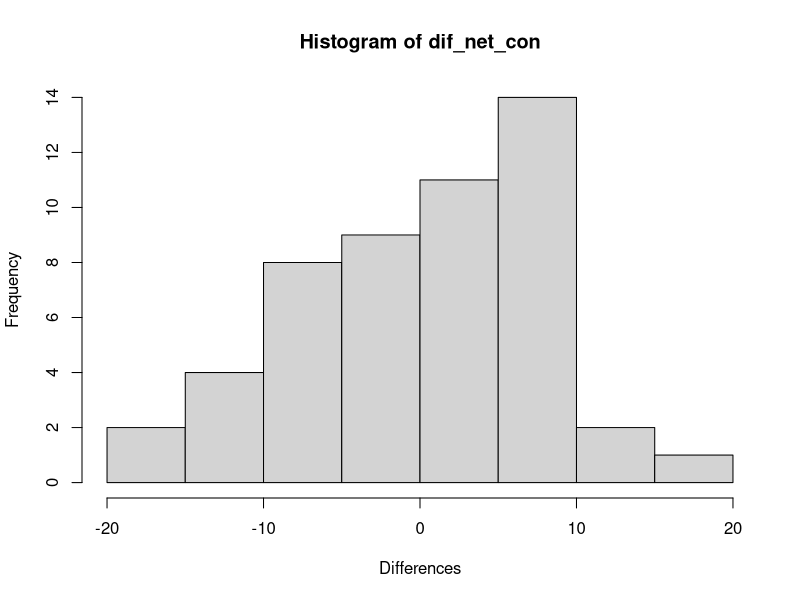
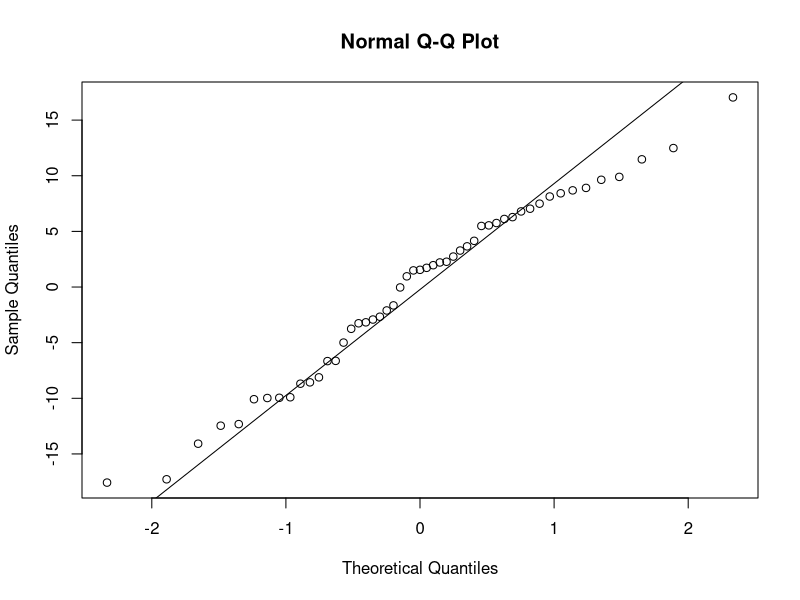
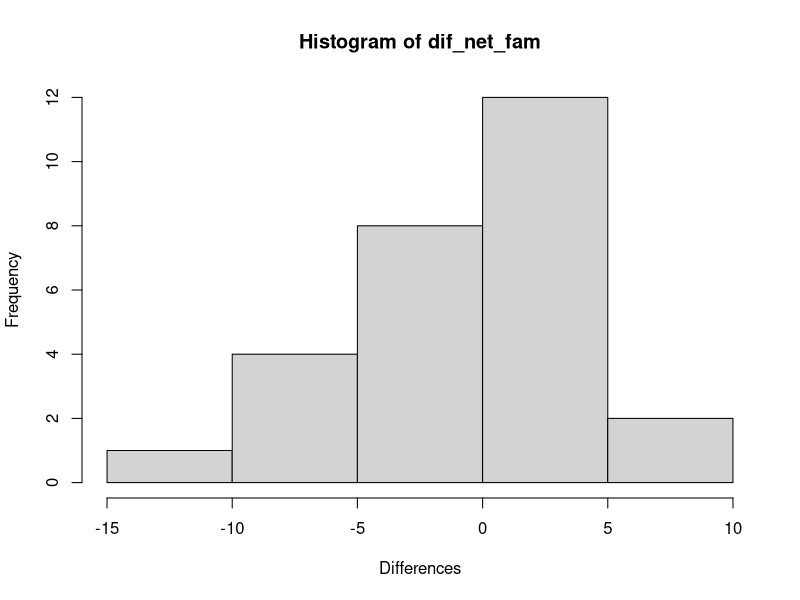
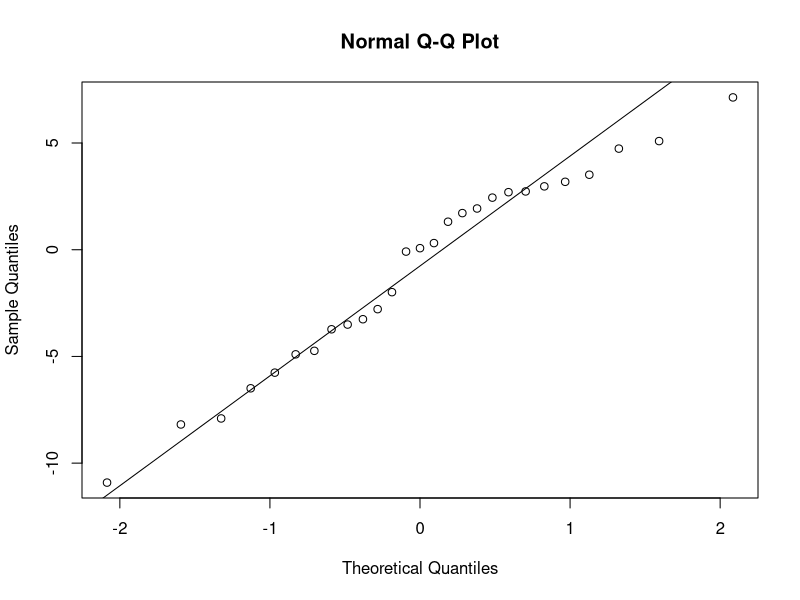
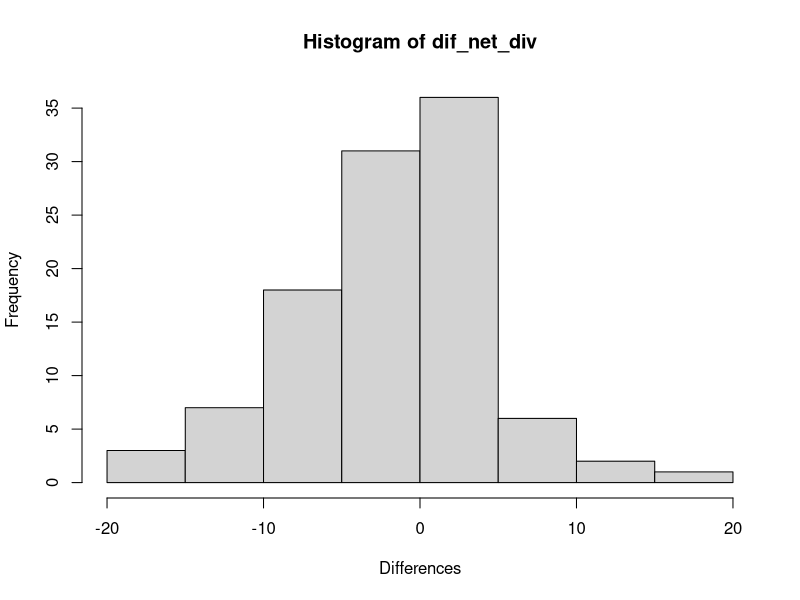
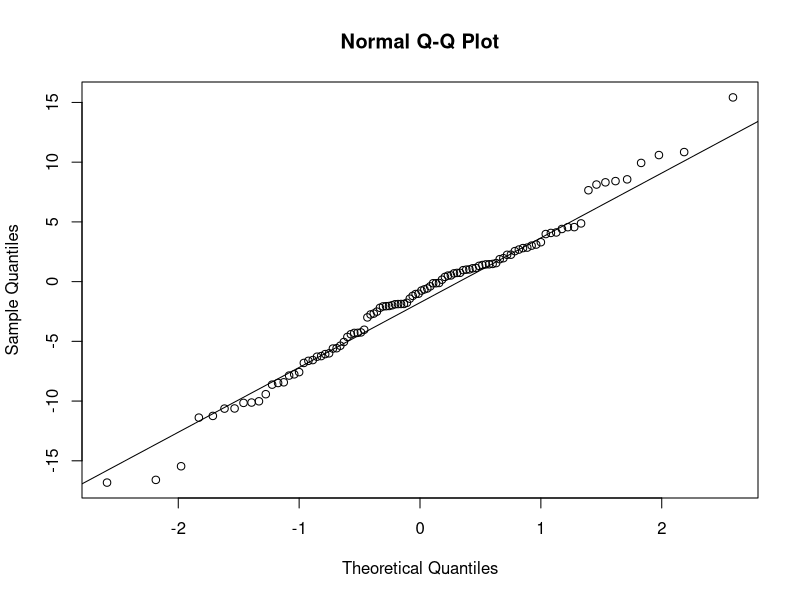
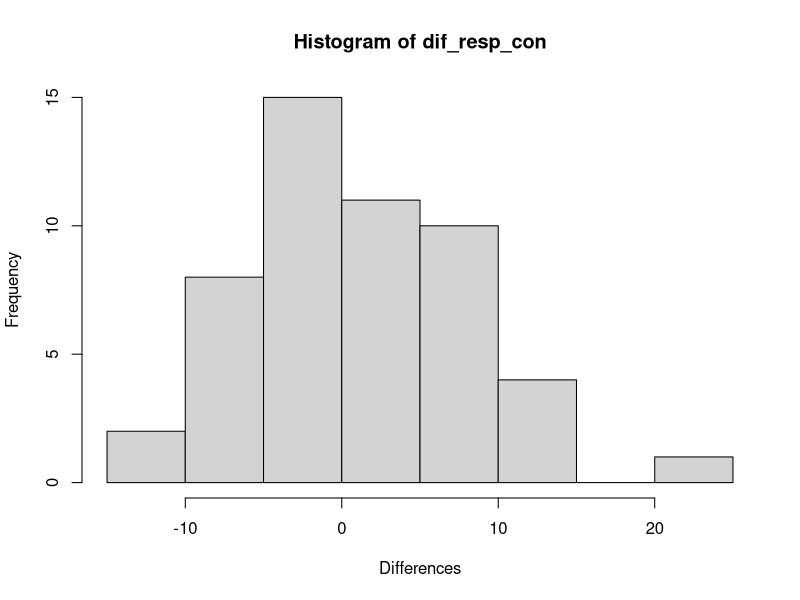
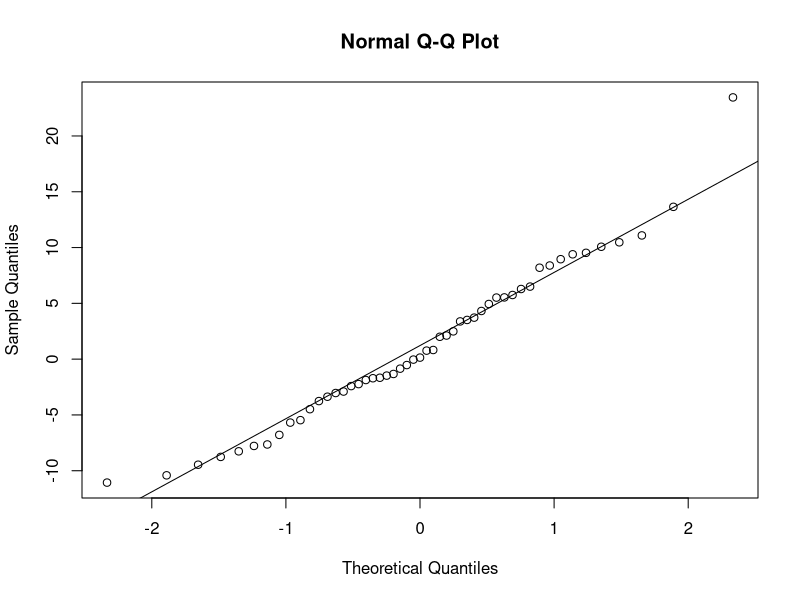

The R source for these figures, in order: (Note: this script raises an error after producing the figures.)
## ---- chunk 1
library(tidyverse)
library(nlme)
library(rstatix)
library(ggpubr)
library(ggtext)
library(ggrepel)
library(patchwork)
## ---- chunk 2
#outlier exlusion in conspecific incubations (family and biomass incubations no outliers detected)

#O2 meausrements
Data <- read.csv("Data/All_expectedvalues.csv")

Day14 <- Data %>% filter(day =="14")
Day14<- Day14 %>%
  filter(fragment_ID != "AmuD1_AmuB2_AmuA3" & fragment_ID != "SpiA4_SpiB1_SpiD2")

Day5 <- Data %>% filter(day =="5")
Day5<- Day5 %>%
  filter(fragment_ID != "PloB3_PloC3_PloD3")

Data_sub <- Data %>% filter(day != "14" & day != "5")

Data <- rbind(Day14, Day5, Data_sub)

# calcification measurements
# important to delete minus values in expected calc, otherwise relative difference in percentage is wrong
Data_calc <- read.csv("Data/All_expectedvalues.csv")

Day14_calc <- Data_calc %>% filter(day =="14")
Day14_calc<- Day14_calc %>%
  filter(fragment_ID != "AmuD2_AmuB4_AmuA1" & fragment_ID != "AmuD1_AmuB2_AmuA3" & fragment_ID != "AcyB1_AcyD2_AcyA3" & fragment_ID != "PruD4_PruE2_PruA3" & fragment_ID != "PdaA1_PdaB2_PdaD4" & fragment_ID != "AcyB3_AcyD3_AcyA1")

Day5 <- Data %>% filter(day =="5")
Day5_calc<- Day5 %>%
  filter(fragment_ID != "AcyB1_AcyD1_AcyA1")

Day6_calc <- Data_calc %>%  filter(day == "6")
Day6_calc <- Day6_calc %>%  filter(fragment_ID != "PloB3_PcyB4_PruD4")

Data_sub_calc <- Data %>% filter(day != "14" & day != "5"& day != "6")

Data_calc <- rbind(Day6_calc, Day14_calc, Day5_calc, Data_sub_calc)

rm(Data_sub, Data_sub_calc)
## ---- chunk 3
#outlier exclusion in diversity incubations (family and biomass incubations no outliers detected

#O2 measurements
Day13 <- Data %>% filter(day =="13")
Day13<- Day13 %>% filter(fragment_ID != "SpiB2_AcyD2_PcyC3" )

Day9 <- Data %>% filter(day =="9")
Day9<- Day9 %>% filter(fragment_ID != "PdaA2_AmuD2_PruD3" & fragment_ID != "PveF1_MdiC1_PcyB1")

Day7 <- Data %>% filter(day =="7")
Day7<- Day7 %>% filter(fragment_ID != "PdaB4_AcyD3_PcyC4")

Data_sub <- Data %>% filter(day != "13" & day != "9" & day != "7")

Data <- rbind(Day13, Day9, Day7, Data_sub)

# calcification measurements
Day7_calc <- Data_calc %>% filter(day =="7")
Day7_calc<- Day7_calc %>%filter(fragment_ID != "PdaD1_AcyA1_PcyA1")

Day13_calc <- Data_calc %>% filter(day =="13")
Day13_calc<- Day13_calc %>%filter(fragment_ID != "PdaD1_AmuA1_PloD1")

Data_sub_calc <- Data_calc %>%  filter(day != "7" & day != "13")

Data_calc <- rbind(Day7_calc, Day13_calc, Data_sub_calc)
## ---- chunk 4
#((100/ exp)* net_obs) -100, rewritten it is ((net_obs/exp)*100)-100, is the same as ((net_obs/exp)-1)*100, is the same as ((net_obs-exp)/exp)*100 as exp cut out(rauskürzen)

Data$exp_obs_net_photo <- with(Data, Data$net_photo_h_surface - Data$exp_Net_photo_ug_h_cm2)
Data$exp_obs_net_photo_perc <- with(Data, ((100 / Data$exp_Net_photo_ug_h_cm2) * Data$net_photo_h_surface)-100)
Data$exp_obs_net_photo_perc <- round(Data$exp_obs_net_photo_perc, 6)

Data$exp_obs_gross_photo <- with(Data, Data$gross_photo_h_surface - Data$exp_Gross_photo_ug_h_cm2)
Data$exp_obs_gross_photo_perc <- with(Data, ((100 / Data$exp_Gross_photo_ug_h_cm2) * Data$gross_photo_h_surface)-100)
Data$exp_obs_gross_photo_perc <- round(Data$exp_obs_gross_photo_perc, 6)

Data$exp_obs_respiration <- with(Data, Data$respiration_h_surface - Data$exp_Resp_ug_h_cm2)
Data$exp_obs_respiration_perc <- with(Data, ((100 / Data$exp_Resp_ug_h_cm2) * Data$respiration_h_surface)-100)
Data$exp_obs_respiration_perc <- round(Data$exp_obs_respiration_perc, 6)

Data_calc$exp_obs_calc <- with(Data_calc, Data_calc$calc_umol_cm2_h - Data_calc$exp_Calc_umol_h_cm2)
Data_calc$exp_obs_calc_perc <- with(Data_calc, ((100 / Data_calc$exp_Calc_umol_h_cm2) * Data_calc$calc_umol_cm2_h)-100)
Data_calc$exp_obs_calc_perc <- round(Data_calc$exp_obs_calc_perc, 6)
## ---- chunk 5
#Get dataframe melted and split into conspecific, family and diversity (mixed) dataframes

# Net photo
Net_m <- Data %>%  dplyr::select("category", "colony", "net_photo_h_surface", "species", "family") %>%
        mutate(Label = as.factor("Net Photo")) %>%
        rename(Netphoto = net_photo_h_surface)

ExpNet_m <- Data %>%  dplyr::select("category", "colony", "exp_Net_photo_ug_h_cm2", "species", "family") %>%
        mutate(Label = as.factor("ExpNet Photo")) %>%
        rename(Netphoto =exp_Net_photo_ug_h_cm2)

Net_melt <- rbind(Net_m, ExpNet_m)

Net_con <- Net_melt %>%  filter(category == "conspecific")
Net_fam <- Net_melt %>%  filter(category == "family")
Net_div <- Net_melt %>%  filter(category == "mix")

rm(Net_m, ExpNet_m)

# Gross photo
Gross_m <- Data %>%  dplyr::select("category", "colony", "gross_photo_h_surface", "species", "family") %>%
        mutate(Label = as.factor("Gross Photo")) %>%
        rename(Grossphoto = gross_photo_h_surface)

ExpGross_m <- Data %>%  dplyr::select("category", "colony", "exp_Gross_photo_ug_h_cm2", "species", "family") %>%
        mutate(Label = as.factor("ExpGross Photo")) %>%
        rename(Grossphoto =exp_Gross_photo_ug_h_cm2)

Gross_melt <- rbind(Gross_m, ExpGross_m)

Gross_con <- Gross_melt %>%  filter(category == "conspecific")
Gross_fam <- Gross_melt %>%  filter(category == "family")
Gross_div <- Gross_melt %>%  filter(category == "mix")

rm(Gross_m, ExpGross_m)

# Respiration
Resp_m <- Data %>%  dplyr::select("category", "colony", "respiration_h_surface", "species", "family") %>%
        mutate(Label = as.factor("Resp")) %>%
        rename(Resp = respiration_h_surface)

ExpResp_m <- Data %>%  dplyr::select("category", "colony", "exp_Resp_ug_h_cm2", "species", "family") %>%
        mutate(Label = as.factor("ExpResp")) %>%
        rename(Resp =exp_Resp_ug_h_cm2)

Resp_melt <- rbind(Resp_m, ExpResp_m)

Resp_con <- Resp_melt %>%  filter(category == "conspecific")
Resp_fam <- Resp_melt %>%  filter(category == "family")
Resp_div <- Resp_melt %>%  filter(category == "mix")

rm(Resp_m,ExpResp_m)

# Calcification
Calc_m <- Data_calc %>%  dplyr::select("category", "colony", "calc_umol_cm2_h", "species", "family") %>%
        mutate(Label = as.factor("Calc")) %>%
        rename(Calc = calc_umol_cm2_h)

ExpCalc_m <- Data_calc %>%  dplyr::select("category", "colony", "exp_Calc_umol_h_cm2", "species", "family") %>%
        mutate(Label = as.factor("ExpCalc")) %>%
        rename(Calc =exp_Calc_umol_h_cm2)

Calc_melt <- rbind(Calc_m, ExpCalc_m)

Calc_con <- Calc_melt %>%  filter(category == "conspecific")
Calc_fam <- Calc_melt %>%  filter(category == "family")
Calc_div <- Calc_melt %>%  filter(category == "mix")

rm(Calc_m, ExpCalc_m)
## ---- chunk 6
# check requirements for paired t-test

# Preconditions check normality of differences in paired t test.
# Homogeneity of variance is not important for paired t test 
# Does the differences of the pairs follow a normal distribution? P >0.05

# Net -> assumptions are met
dif_net_con <- with(Net_con, Netphoto[Label == "Net Photo"] - Netphoto[Label == "ExpNet Photo"])
dif_net_fam <- with(Net_fam, Netphoto[Label == "Net Photo"] - Netphoto[Label == "ExpNet Photo"])
dif_net_div <- with(Net_div, Netphoto[Label == "Net Photo"] - Netphoto[Label == "ExpNet Photo"])

shapiro.test(dif_net_con) # test = normal
hist(dif_net_con,xlab='Differences') # check graphically
qqnorm(dif_net_con) 
qqline(dif_net_con)

shapiro.test(dif_net_fam) # test = normal
hist(dif_net_fam,xlab='Differences') # check graphically
qqnorm(dif_net_fam) 
qqline(dif_net_fam)

shapiro.test(dif_net_div) # test = normal
hist(dif_net_div,xlab='Differences') # check graphically
qqnorm(dif_net_div) 
qqline(dif_net_div)


# Resp -> assumptions are met
dif_resp_con <- with(Resp_con, Resp[Label == "Resp"] - Resp[Label == "ExpResp"])
dif_resp_fam <- with(Resp_fam, Resp[Label == "Resp"] - Resp[Label == "ExpResp"])
dif_resp_div <- with(Resp_div, Resp[Label == "Resp"] - Resp[Label == "ExpResp"])

shapiro.test(dif_resp_con) # test = normal
hist(dif_resp_con,xlab='Differences') # check graphically
qqnorm(dif_resp_con) 
qqline(dif_resp_con)

shapiro.test(dif_resp_fam) # test = normal
hist(dif_resp_fam,xlab='Differences') # check graphically
qqnorm(dif_resp_fam) 
qqline(dif_resp_fam)

shapiro.test(dif_resp_div) # test = normal
hist(dif_resp_div,xlab='Differences') # check graphically
qqnorm(dif_resp_div) 
qqline(dif_resp_div)


# Gross -> assumptions are met
dif_gross_con <- with(Gross_con, Grossphoto[Label == "Gross Photo"] - Grossphoto[Label == "ExpGross Photo"])
dif_gross_fam <- with(Gross_fam, Grossphoto[Label == "Gross Photo"] - Grossphoto[Label == "ExpGross Photo"])
dif_gross_div <- with(Gross_div, Grossphoto[Label == "Gross Photo"] - Grossphoto[Label == "ExpGross Photo"])

shapiro.test(dif_gross_con) # test = normal
hist(dif_gross_con,xlab='Differences') # check graphically
qqnorm(dif_gross_con) 
qqline(dif_gross_con)

shapiro.test(dif_gross_fam) # test = normal
hist(dif_gross_fam,xlab='Differences') # check graphically
qqnorm(dif_gross_fam) 
qqline(dif_gross_fam)

shapiro.test(dif_gross_div) # test = normal
hist(dif_gross_div,xlab='Differences') # check graphically
qqnorm(dif_gross_div) 
qqline(dif_gross_div)


# Calc -> assumptions are met
dif_calc_con <- with(Calc_con, Calc[Label == "Calc"] - Calc[Label == "ExpCalc"])
dif_calc_fam <- with(Calc_fam, Calc[Label == "Calc"] - Calc[Label == "ExpCalc"])
dif_calc_div <- with(Calc_div, Calc[Label == "Calc"] - Calc[Label == "ExpCalc"])

shapiro.test(dif_calc_con) # test = normal
hist(dif_calc_con,xlab='Differences') # check graphically
qqnorm(dif_calc_con) 
qqline(dif_calc_con)

shapiro.test(dif_calc_fam) # test = normal
hist(dif_calc_fam,xlab='Differences') # check graphically
qqnorm(dif_calc_fam) 
qqline(dif_calc_fam)

shapiro.test(dif_calc_div) # test = normal
hist(dif_calc_div,xlab='Differences') # check graphically
qqnorm(dif_calc_div) 
qqline(dif_calc_div)
## ---- chunk 7
#  compare all expected to observed/measured via an paired t.test

# conspecifics
test_net <- Net_con %>%
   group_by(species) %>%
   pairwise_t_test(
     Netphoto ~ Label,
     paired = TRUE,
     p.adjust.method = "bonferroni"
   )

write.table(test_net, "Graphs/Net_paired_ttest_exp_obs_con.csv", sep= ",")

test_resp <-Resp_con %>%
   group_by(species) %>%
   pairwise_t_test(
     Resp ~ Label,
     paired = TRUE,
     p.adjust.method = "bonferroni"
   )

write.table(test_resp, "Graphs/Resp_paired_ttest_exp_obs_con.csv", sep= ",")

test_gross <- Gross_con %>%
   group_by(species) %>%
   pairwise_t_test(
     Grossphoto ~ Label,
     paired = TRUE,
     p.adjust.method = "bonferroni"
   )

write.table(test_gross, "Graphs/Gross_paired_ttest_exp_obs_con.csv", sep= ",")


test_calc <- Calc_con %>%
   group_by(species) %>%
   pairwise_t_test(
     Calc ~ Label,
     paired = TRUE,
     p.adjust.method = "bonferroni"
   )

write.table(test_calc, "Graphs/Calc_paired_ttest_exp_obs_con.csv", sep= ",")


# family
test_net_fam <- Net_fam %>%
   group_by(species) %>%
   pairwise_t_test(
     Netphoto ~ Label,
     paired = TRUE,
     p.adjust.method = "bonferroni"
   )

write.table(test_net_fam, "Graphs/Net_paired_ttest_exp_obs_fam.csv", sep= ",")

test_resp_fam <-Resp_fam %>%
   group_by(species) %>%
   pairwise_t_test(
     Resp ~ Label,
     paired = TRUE,
     p.adjust.method = "bonferroni"
   )

write.table(test_resp_fam, "Graphs/Resp_paired_ttest_exp_obs_fam.csv", sep= ",")

test_gross_fam <- Gross_fam %>%
   group_by(species) %>%
   pairwise_t_test(
     Grossphoto ~ Label,
     paired = TRUE,
     p.adjust.method = "bonferroni"
   )

write.table(test_gross_fam, "Graphs/Gross_paired_ttest_exp_obs_fam.csv", sep= ",")


test_calc_fam <- Calc_fam %>%
   group_by(species) %>%
   pairwise_t_test(
     Calc ~ Label,
     paired = TRUE,
     p.adjust.method = "bonferroni"
   )

write.table(test_calc_fam, "Graphs/Calc_paired_ttest_exp_obs_fam.csv", sep= ",")


#  diversity
test_net_div <- Net_div %>%
   group_by(species) %>%
   pairwise_t_test(
     Netphoto ~ Label,
     paired = TRUE,
     p.adjust.method = "bonferroni"
   )

write.table(test_net_div, "Graphs/Mix_Net_paired_ttest_exp_obs_div.csv", sep= ",")

test_resp_div <-Resp_div %>%
   group_by(species) %>%
   pairwise_t_test(
     Resp ~ Label,
     paired = TRUE,
     p.adjust.method = "bonferroni"
   )

write.table(test_resp_div, "Graphs/Mix_Resp_paired_ttest_exp_obs_div.csv", sep= ",")

test_gross_div <- Gross_div %>%
   group_by(species) %>%
   pairwise_t_test(
     Grossphoto ~ Label,
     paired = TRUE,
     p.adjust.method = "bonferroni"
   )

write.table(test_gross_div, "Graphs/Mix_Gross_paired_ttest_exp_obs_div.csv", sep= ",")


test_calc_div <- Calc_div %>%
   group_by(species) %>%
   pairwise_t_test(
     Calc ~ Label,
     paired = TRUE,
     p.adjust.method = "bonferroni"
   )

write.table(test_calc_div, "Graphs/Mix_Calc_paired_ttest_exp_obs_div.csv", sep= ",")
## ---- chunk 8
# Make new column with stat results 'type', where statistical test result is shown

# Net photo
con_net <- Data %>% filter(category == "conspecific")%>%
  mutate(
  type = case_when(
    species == "Acy_Acy_Acy" ~ "neutral",
    species == "Amu_Amu_Amu" ~ "neutral",
    species == "Mdi_Mdi_Mdi" ~ "neg",
    species == "Pcy_Pcy_Pcy" ~ "pos",
    species == "Plo_Plo_Plo" ~ "pos",
    species == "Pru_Pru_Pru" ~ "neg",
    species == "Pve_Pve_Pve" ~ "neutral",
    species == "Pda_Pda_Pda" ~ "neutral",
    species == "Spi_Spi_Spi" ~ "neutral"
  ))

con_net$species <- factor(con_net$species, levels= c("Pcy_Pcy_Pcy", "Plo_Plo_Plo", "Pru_Pru_Pru", "Acy_Acy_Acy", "Amu_Amu_Amu", "Mdi_Mdi_Mdi", "Pda_Pda_Pda", "Pve_Pve_Pve","Spi_Spi_Spi"))

summary_net<- con_net %>%  group_by(species) %>%
    summarise(
      median = round(median(exp_obs_net_photo_perc),4),
      mean = round(mean(exp_obs_net_photo_perc),4), 
      sd = round(sd(exp_obs_net_photo_perc),4))

con_net_comp <- left_join(con_net, summary_net)


# Respiration
con_resp <- Data %>% filter(category == "conspecific")%>%
  mutate(
  type = case_when(
    species == "Acy_Acy_Acy" ~ "neg",
    species == "Amu_Amu_Amu" ~ "neutral",
    species == "Mdi_Mdi_Mdi" ~ "neutral",
    species == "Pcy_Pcy_Pcy" ~ "neutral",
    species == "Plo_Plo_Plo" ~ "pos",
    species == "Pru_Pru_Pru" ~ "neutral",
    species == "Pve_Pve_Pve" ~ "neutral",
    species == "Pda_Pda_Pda" ~ "pos",
    species == "Spi_Spi_Spi" ~ "neutral"
  ))

con_resp$species <- factor(con_resp$species, levels= c("Pcy_Pcy_Pcy", "Plo_Plo_Plo", "Pru_Pru_Pru", "Acy_Acy_Acy", "Amu_Amu_Amu", "Mdi_Mdi_Mdi", "Pda_Pda_Pda", "Pve_Pve_Pve","Spi_Spi_Spi")) 

summary_resp<- con_resp %>%  group_by(species) %>%
    summarise(
      median = round(median(exp_obs_respiration_perc),4),
      mean = round(mean(exp_obs_respiration_perc),4), 
      sd = round(sd(exp_obs_respiration_perc),4))

con_resp_comp <- left_join(con_resp, summary_resp)


# Gross photo
con_gross <- Data %>% filter(category == "conspecific")%>%
  mutate(
  type = case_when(
    species == "Acy_Acy_Acy" ~ "neutral",
    species == "Amu_Amu_Amu" ~ "pos",
    species == "Mdi_Mdi_Mdi" ~ "neg",
    species == "Pcy_Pcy_Pcy" ~ "pos",
    species == "Plo_Plo_Plo" ~ "pos",
    species == "Pru_Pru_Pru" ~ "neutral",
    species == "Pve_Pve_Pve" ~ "neutral",
    species == "Pda_Pda_Pda" ~ "pos",
    species == "Spi_Spi_Spi" ~ "neutral"
  ))

con_gross$species <- factor(con_gross$species, levels= c("Pcy_Pcy_Pcy", "Plo_Plo_Plo", "Pru_Pru_Pru", "Acy_Acy_Acy", "Amu_Amu_Amu", "Mdi_Mdi_Mdi", "Pda_Pda_Pda", "Pve_Pve_Pve","Spi_Spi_Spi")) 

summary_gross<- con_gross %>%  group_by(species) %>%
    summarise(
      median = round(median(exp_obs_gross_photo_perc),4),
      mean = round(mean(exp_obs_gross_photo_perc),4), 
      sd = round(sd(exp_obs_gross_photo_perc),4))

con_gross_comp <- left_join(con_gross, summary_gross)


# Calcification
con_calc <- Data_calc %>% filter(category == "conspecific")%>%
  mutate(
  type = case_when(
    species == "Acy_Acy_Acy" ~ "neutral",
    species == "Amu_Amu_Amu" ~ "neutral",
    species == "Mdi_Mdi_Mdi" ~ "neutral",
    species == "Pcy_Pcy_Pcy" ~ "pos",
    species == "Plo_Plo_Plo" ~ "neutral",
    species == "Pru_Pru_Pru" ~ "neutral",
    species == "Pve_Pve_Pve" ~ "neutral",
    species == "Pda_Pda_Pda" ~ "neutral",
    species == "Spi_Spi_Spi" ~ "neutral"
  ))

con_calc$species <- factor(con_calc$species, levels= c("Pcy_Pcy_Pcy", "Plo_Plo_Plo", "Pru_Pru_Pru", "Acy_Acy_Acy", "Amu_Amu_Amu", "Mdi_Mdi_Mdi", "Pda_Pda_Pda", "Pve_Pve_Pve","Spi_Spi_Spi")) 

summary_calc<- con_calc %>%  group_by(species) %>%
    summarise(
      median = round(median(exp_obs_calc_perc),4),
      mean = round(mean(exp_obs_calc_perc),4), 
      sd = round(sd(exp_obs_calc_perc),4))

con_calc_comp <- left_join(con_calc, summary_calc)
## ---- chunk 9
# Graphs showing percentage difference per conspecific

# theme all graphs
 theme <- theme_classic() +
          theme(legend.position = "bottom",
          legend.text = element_text(size = 15),
          plot.margin = unit(c(1,0.2,0.2,1), "cm"),
          axis.text.x = element_text(size = 14, color = "black", face= "italic", angle = 45, hjust= 1),
          axis.title.x=element_blank(),
          axis.text.y = element_text(size = 16, vjust = 0.5, color = "black"),
          axis.title.y =element_text(hjust = 0.5, size=15,face="bold",margin=margin(0,12,0,0)))

# theme without x axis text
 theme2 <- theme_classic() +
          theme(legend.position = "bottom",
          legend.text = element_text(size = 15),
          plot.margin = unit(c(1,0.2,0.2,1), "cm"),
          axis.text.x = element_blank(),
          axis.title.x=element_blank(),
          axis.text.y = element_text(size = 16, vjust = 0.5, color = "black"),
          axis.title.y =element_text(hjust = 0.5, size=15,face="bold",margin=margin(0,12,0,0)))


# Net photo
con_net_graph <-ggplot(con_net, aes(x =species, y = exp_obs_net_photo_perc, fill = type)) +
  geom_boxplot(outlier.shape = NA, lwd=1) +
  geom_jitter(inherit.aes = TRUE, position=position_jitterdodge(dodge.width=0.2, jitter.width=0.2), size = 1) +
  geom_hline(yintercept = 0, linetype = 2, color = "black") +
  ylab("\nNet photosynthesis\n(% change from expected)") +
  scale_fill_manual(name = "", labels = c("neg" = "significantly negative", "neutral" = "no significant difference", "pos" = "significantly positive"), values = c("neg"="#FF9999","neutral"= "#CCCCCC", "pos" = "#c4eda1"))+
  scale_y_continuous(limits = c(-70, 120), breaks = seq(-60, 120, by = 20))+
  annotate("text", x= 1, y = 120, label = "***", size= 8 )+
  annotate("text", x= 2, y = 120, label = "***", size= 8)+
  annotate("text", x= 3, y = 120, label = "**", size= 8)+
  annotate("text", x= 6, y = 120, label = "**", size= 8 )+
  annotate("text", x= 2, y = -70, label = "Poritidae", size= 4.5, fontface="bold" )+
  annotate("text", x= 5, y = -70, label = "Acroporidae", size= 4.5, fontface="bold" )+
  annotate("text", x= 8, y = -70, label = "Pocilloporidae", size= 4.5, fontface="bold" )+
  geom_vline(xintercept = 3.5, linetype = 3, color="black")+
  geom_vline(xintercept = 6.5, linetype = 3, color="black")+
 # ggtitle("Conspecific")+
  theme2

# respiration
con_resp_graph <-ggplot(con_resp, aes(x = species, y = exp_obs_respiration_perc, fill=type)) +
  geom_boxplot(outlier.shape = NA, lwd=1) +
  geom_jitter(inherit.aes = TRUE, position=position_jitterdodge(dodge.width=0.2, jitter.width=0.2), size = 1) +
  geom_hline(yintercept = 0, linetype = 2, color = "black") +
  ylab("\nRespiration\n(% change from expected)") +
  scale_fill_manual(name = "", labels = c("neg" = "significantly negative", "neutral" = "no significant difference", "pos" = "significantly positive"), values = c("neg"="#FF9999","neutral"= "#CCCCCC", "pos" = "#c4eda1"))+
  scale_y_continuous(limits = c(-100, 200), breaks = seq(-80, 200, by = 40))+
  annotate("text", x= 2, y = 200, label = "*", size= 8 )+
  annotate("text", x= 4, y = 200, label = "*", size= 8 )+
  annotate("text", x= 7, y = 200, label = "*", size= 8 )+
  annotate("text", x= 2, y = -100, label = "Poritidae", size= 4.5, fontface="bold" )+
  annotate("text", x= 5, y = -100, label = "Acroporidae", size= 4.5, fontface="bold" )+
  annotate("text", x= 8, y = -100, label = "Pocilloporidae", size= 4.5, fontface ="bold" )+
  geom_vline(xintercept = 3.5, linetype = 3, color="black")+
  geom_vline(xintercept = 6.5, linetype = 3, color="black")+
  theme2

# gross photo
con_gross_graph <-ggplot(con_gross, aes(x = species, y =exp_obs_gross_photo_perc, fill =type)) +
  geom_boxplot(outlier.shape = NA, lwd=1) +
  geom_jitter(inherit.aes = TRUE, position=position_jitterdodge(dodge.width=0.2, jitter.width=0.2), size = 1) +
  geom_hline(yintercept = 0, linetype = 2, color = "black") +
  ylab("\nGross photosynthesis\n(% change from expected)") +
  scale_fill_manual(name = "", labels = c("neg" = "significantly negative", "neutral" = "no significant difference", "pos" = "significantly positive"), values = c("neg"="#FF9999","neutral"= "#CCCCCC", "pos" = "#c4eda1"))+
  scale_y_continuous(limits = c(-55, 100), breaks = seq(-40, 100, by = 20))+
  annotate("text", x= 1, y = 100, label = "**", size= 8 )+
  annotate("text", x= 2, y = 100, label = "*", size= 8 )+
  annotate("text", x= 5, y = 100, label = "*", size= 8 )+
  annotate("text", x= 6, y = 100, label = "**", size= 8 )+
  annotate("text", x= 7, y = 100, label = "**", size= 8 )+
  annotate("text", x= 2, y = -55, label = "Poritidae", size= 4.5, fontface="bold" )+
  annotate("text", x= 5, y = -55, label = "Acroporidae", size= 4.5, fontface="bold" )+
  annotate("text", x= 8, y = -55, label = "Pocilloporidae", size= 4.5, fontface="bold" )+
  geom_vline(xintercept = 3.5, linetype = 3, color="black")+
  geom_vline(xintercept = 6.5, linetype = 3, color="black")+
  theme
## ---- chunk 10
# Make new column with stat results 'type_2', where statistical test result is shown

# Net photo
mix_net <- Data %>% filter(category == "mix")%>%
  mutate(
  type_2 = case_when(
    species == "Pda_Acy_Pcy" ~ "pos",
    species == "Pda_Amu_Plo" ~ "neutral",
    species == "Pda_Amu_Pru" ~ "neutral",
    species == "Pda_Mdi_Plo" ~ "neutral",
    species == "Pve_Acy_Pru" ~ "neutral",
    species == "Pve_Amu_Plo" ~ "neutral",
    species == "Pve_Mdi_Pcy" ~ "neg",
    species == "Pve_Mdi_Pru" ~ "neg",
    species == "Spi_Acy_Pcy" ~ "neutral",
    species == "Spi_Acy_Plo" ~ "neutral",
    species == "Spi_Amu_Pcy" ~ "neutral",
    species == "Spi_Mdi_Pru" ~ "neg"
  ))

######## Order as net photo median ascending
mix_net$species <- factor(mix_net$species, levels = c("Pve_Mdi_Pru", "Spi_Mdi_Pru", "Pve_Mdi_Pcy","Spi_Acy_Pcy","Pda_Mdi_Plo", "Pda_Amu_Pru","Spi_Amu_Pcy","Pve_Acy_Pru","Spi_Acy_Plo", "Pve_Amu_Plo","Pda_Acy_Pcy", "Pda_Amu_Plo"))


# Respiration
# type colume where statistical test result is shown
mix_resp <- Data %>% filter(category == "mix")%>%
  mutate(
  type_2 = case_when(
    species == "Pda_Acy_Pcy" ~ "neutral",
    species == "Pda_Amu_Plo" ~ "neutral",
    species == "Pda_Amu_Pru" ~ "neutral",
    species == "Pda_Mdi_Plo" ~ "neutral",
    species == "Pve_Acy_Pru" ~ "neutral",
    species == "Pve_Amu_Plo" ~ "pos",
    species == "Pve_Mdi_Pcy" ~ "neutral",
    species == "Pve_Mdi_Pru" ~ "neutral",
    species == "Spi_Acy_Pcy" ~ "neg",
    species == "Spi_Acy_Plo" ~ "neg",
    species == "Spi_Amu_Pcy" ~ "neg",
    species == "Spi_Mdi_Pru" ~ "neutral"
  ))

######## Order as net photo median ascending
mix_resp$species <- factor(mix_resp$species, levels = c("Pve_Mdi_Pru", "Spi_Mdi_Pru", "Pve_Mdi_Pcy","Spi_Acy_Pcy","Pda_Mdi_Plo", "Pda_Amu_Pru","Spi_Amu_Pcy","Pve_Acy_Pru","Spi_Acy_Plo", "Pve_Amu_Plo","Pda_Acy_Pcy", "Pda_Amu_Plo"))


# Gross photo
# type colume where statistical test result is shown
mix_gross <- Data %>% filter(category == "mix")%>%
  mutate(
  type_2 = case_when(
    species == "Pda_Acy_Pcy" ~ "neutral",
    species == "Pda_Amu_Plo" ~ "neutral",
    species == "Pda_Amu_Pru" ~ "neutral",
    species == "Pda_Mdi_Plo" ~ "neutral",
    species == "Pve_Acy_Pru" ~ "neutral",
    species == "Pve_Amu_Plo" ~ "pos",
    species == "Pve_Mdi_Pcy" ~ "neutral",
    species == "Pve_Mdi_Pru" ~ "neg",
    species == "Spi_Acy_Pcy" ~ "neg",
    species == "Spi_Acy_Plo" ~ "neutral",
    species == "Spi_Amu_Pcy" ~ "neg",
    species == "Spi_Mdi_Pru" ~ "neg"
  ))

######## Order as net photo median ascending
mix_gross$species <- factor(mix_gross$species, levels = c("Pve_Mdi_Pru", "Spi_Mdi_Pru", "Pve_Mdi_Pcy","Spi_Acy_Pcy","Pda_Mdi_Plo", "Pda_Amu_Pru","Spi_Amu_Pcy","Pve_Acy_Pru","Spi_Acy_Plo", "Pve_Amu_Plo","Pda_Acy_Pcy", "Pda_Amu_Plo"))


# Calcification
# type colume where statistical test result is shown
mix_calc <- Data_calc %>% filter(category == "mix")%>%
  mutate(
  type_2 = case_when(
    species == "Pda_Acy_Pcy" ~ "neutral",
    species == "Pda_Amu_Plo" ~ "neutral",
    species == "Pda_Amu_Pru" ~ "neutral",
    species == "Pda_Mdi_Plo" ~ "neutral",
    species == "Pve_Acy_Pru" ~ "neutral",
    species == "Pve_Amu_Plo" ~ "neutral",
    species == "Pve_Mdi_Pcy" ~ "neutral",
    species == "Pve_Mdi_Pru" ~ "neg",
    species == "Spi_Acy_Pcy" ~ "neutral",
    species == "Spi_Acy_Plo" ~ "neutral",
    species == "Spi_Amu_Pcy" ~ "neutral",
    species == "Spi_Mdi_Pru" ~ "neg"
  ))

######## Order as net photo median ascending
mix_calc$species <- factor(mix_calc$species, levels = c("Pve_Mdi_Pru", "Spi_Mdi_Pru", "Pve_Mdi_Pcy","Spi_Acy_Pcy","Pda_Mdi_Plo", "Pda_Amu_Pru","Spi_Amu_Pcy","Pve_Acy_Pru","Spi_Acy_Plo", "Pve_Amu_Plo","Pda_Acy_Pcy", "Pda_Amu_Plo"))
## ---- chunk 11
# Graphs showing percentage difference per diversity incubation

# net photo
div_net_graph <- ggplot(mix_net, aes(x = reorder(species, exp_obs_net_photo_perc, median), y = exp_obs_net_photo_perc, fill = type_2)) +
  geom_boxplot(outlier.shape = NA, lwd=1) +
  geom_jitter(inherit.aes = TRUE, position=position_jitterdodge(dodge.width=0.2, jitter.width=0.2), size = 1) +
  geom_hline(yintercept = 0, linetype = 2, color = "black") +
  ylab("\nNet photosynthesis\n(% change from expected)") +
  scale_fill_manual(name = "", labels = c("neg" = "significantly negative", "neutral" = "no significant difference", "pos" = "significantly positive"), values = c("neg"="#FF9999","neutral"= "#CCCCCC", "pos" = "#c4eda1"))+
  #scale_y_continuous(breaks = seq(-40, 80, by = 40))+
  scale_y_continuous(limits = c(-70, 120), breaks = seq(-60, 120, by = 20))+
  annotate("text", x= 1, y = 120, label = "**", size= 8 )+
  annotate("text", x= 2, y = 120, label = "**", size= 8)+
  annotate("text", x= 3, y = 120, label = "**", size= 8)+
  annotate("text", x= 11, y = 120, label = "*", size= 8 )+
  #annotate("text", x= -0.4, y = -71, label = "Poritidae", size=4, fontface= "bold")+
  #annotate("text", x= -0.9, y = -80, label = "Acroporidae", size=4, fontface= "bold")+
  #annotate("text", x= -0.4, y = -97, label = "Pocilloporidae", size=4, fontface= "bold")+
  coord_cartesian(ylim= c(-70, 120), xlim = c(1,12), clip = "off")+
 # ggtitle("Multi-family")+
  theme2


# respiration
div_resp_graph <-ggplot(mix_resp, aes(x = species, y = exp_obs_respiration_perc, fill=type_2)) +
  geom_boxplot(outlier.shape = NA, lwd=1) +
  geom_jitter(inherit.aes = TRUE, position=position_jitterdodge(dodge.width=0.2, jitter.width=0.2), size = 1) +
  geom_hline(yintercept = 0, linetype = 2, color = "black") +
  ylab("\nRespiration\n(% change from expected)") +
  scale_fill_manual(name = "", labels = c("neg" = "significantly negative", "neutral" = "no significant difference", "pos" = "significantly positive"), values = c("neg"="#FF9999","neutral"= "#CCCCCC", "pos" = "#c4eda1"))+
  #scale_y_continuous(breaks = seq(-40, 80 , by = 40))+
  scale_y_continuous(limits = c(-100, 200), breaks = seq(-80, 200, by = 40))+
  annotate("text", x= 4, y = 200, label = "*", size= 8 )+
  annotate("text", x= 7, y = 200, label = "**", size= 8 )+
  annotate("text", x= 9, y = 200, label = "*", size= 8 )+
  annotate("text", x= 10, y = 200, label = "*", size= 8 )+
  #annotate("text", x= -0.8, y = -67, label = "Poritidae", size=4, fontface= "bold")+
  #annotate("text", x= -1.9, y = -82, label = "Acroporidae", size=4, fontface= "bold")+
  #annotate("text", x= -3, y = -97, label = "Pocilloporidae", size=4, fontface= "bold")+
 coord_cartesian(ylim= c(-100, 200), xlim = c(1,12), clip = "off")+
  theme2


# gross photo
div_gross_graph <-ggplot(mix_gross, aes(x = species, y =exp_obs_gross_photo_perc, fill =type_2)) +
  geom_boxplot(outlier.shape = NA, lwd=1) +
  geom_jitter(inherit.aes = TRUE, position=position_jitterdodge(dodge.width=0.2, jitter.width=0.2), size = 1) +
  geom_hline(yintercept = 0, linetype = 2, color = "black") +
  ylab("\nGross photosynthesis\n(% change from expected)") +
  scale_fill_manual(name = "", labels = c("neg" = "significantly negative", "neutral" = "no significant difference", "pos" = "significantly positive"), values = c("neg"="#FF9999","neutral"= "#CCCCCC", "pos" = "#c4eda1"))+
  #scale_y_continuous(breaks = seq(-40, 40, by = 20))+
  scale_y_continuous(breaks = seq(-40, 100, by = 20))+
  annotate("text", x= 1, y = 100, label = "*", size= 8 )+
  annotate("text", x= 2, y = 100, label = "**", size= 8 )+
  annotate("text", x= 4, y = 100, label = "*", size= 8 )+
  annotate("text", x= 7, y = 100, label = "*", size= 8 )+
  annotate("text", x= 10, y = 100, label = "*", size= 8 )+
  annotate("text", x= -0.82, y = -72, label = "Poritidae", size=4.5, fontface= "bold")+
  annotate("text", x= -2.1, y = -88, label = "Acroporidae", size=4.5, fontface= "bold")+
  annotate("text", x= -3.2, y = -104, label = "Pocilloporidae", size=4.5, fontface= "bold")+
  coord_cartesian(ylim= c(-55, 100), xlim = c(1,12), clip = "off")+
  theme


# calcification
div_calc_graph <-ggplot(mix_calc, aes(x = species, y = exp_obs_calc_perc, fill =type_2)) +
  geom_boxplot(outlier.shape = NA, lwd=1) +
   geom_jitter(inherit.aes = TRUE, position=position_jitterdodge(dodge.width=0.2, jitter.width=0.2), size = 1) +
  geom_hline(yintercept = 0, linetype = 2, color = "black") +
  ylab("\nCalcification\n(% change from expected)") +
   scale_fill_manual(name = "", labels = c("neg" = "significantly negative", "neutral" = "no significant difference", "pos" = "significantly positive"), values = c("neg"="#FF9999","neutral"= "#CCCCCC", "pos" = "#c4eda1"))+
 scale_y_continuous(limits = c(-100, 270), breaks = seq(-100, 200, by = 50))+
    theme
## ---- chunk 12
# combine graphs
# arrange all plots together

arranged_perc_conmix <-
        con_net_graph + div_net_graph +
        con_resp_graph + div_resp_graph +
        con_gross_graph +  div_gross_graph +
          plot_layout( ncol = 2, nrow =3, guides = "collect") +
          plot_annotation( title = "                                           Conspecific                                                                              Multi-family",tag_levels = list(c("a)","d)", "b)", "e)", "c)", "f)"))) &
          theme(plot.tag = element_text(size = 18, face="bold"),
                plot.tag.position = c(0.05,0.98),
                plot.title= element_text(size = 16, face="bold"),
                legend.position = "bottom",
                legend.text = element_text(size = 16))

ggsave("Graphs/All_mixANDcon_perc.png", width=12, height= 13, limitsize=FALSE, dpi= 700, arranged_perc_conmix)
## ---- chunk 13
#Get conspecific and diverse incubations and make absolute values, so we have difference from zero in one direction
Con_mix <- Data %>% filter(category=="mix" | category == "conspecific") %>% 
  mutate(change_net = abs(exp_obs_net_photo_perc),
         change_resp = abs(exp_obs_respiration_perc),
         change_gross = abs(exp_obs_gross_photo_perc))

Con_mix_calc <- Data_calc %>% filter(category=="mix" | category == "conspecific") %>% 
  mutate(change_calc = abs(exp_obs_calc_perc))


Con_mix$category <- as.factor(Con_mix$category)
Con_mix_calc$category <- as.factor(Con_mix_calc$category)
# test normality -> requirement not met
shapiro.test(Con_mix$change_gross)

# use non-parametric test
wilcox.test(change_net~category, data = Con_mix)
wilcox.test(change_resp~category, data = Con_mix)
wilcox.test(change_gross~category, data = Con_mix)
wilcox.test(change_calc~category, data = Con_mix_calc)

wilcox.test(exp_obs_net_photo_perc~category, data = Con_mix)
wilcox.test(exp_obs_respiration_perc~category, data = Con_mix)
wilcox.test(exp_obs_gross_photo_perc~category, data = Con_mix)
wilcox.test(exp_obs_calc_perc~category, data = Con_mix_calc)

# calculate effect size overall
wilcox_effsize(change_net~category, data = Con_mix)
wilcox_effsize(change_resp~category, data = Con_mix)
wilcox_effsize(change_gross~category, data = Con_mix)
wilcox_effsize(change_calc~category, data = Con_mix_calc)
## ---- chunk 14
#-------------------- conspecifics

# prepare data to get get median per species for all three productivity parameters
summary_net$name <- "net"
summary_resp$name <- "resp"
summary_gross$name <- "gross"

# combine net photosynthesis, respiration and gross photosynthesis
final_median <- rbind(summary_net, summary_resp, summary_gross)
final_median$name <- factor(final_median$name, levels= c("net","resp","gross"))

# arrange order of species
final_median$species <- factor(final_median$species, levels= c("Pcy_Pcy_Pcy", "Plo_Plo_Plo", "Pru_Pru_Pru","Acy_Acy_Acy","Amu_Amu_Amu","Mdi_Mdi_Mdi","Pda_Pda_Pda","Pve_Pve_Pve", "Spi_Spi_Spi"))

# theme
theme_lolli <-  theme_classic() +
                theme(legend.position = "bottom",
                legend.text = element_text(size = 10),
                plot.margin = unit(c(0.5,0.2,0.2,1), "cm"),
                axis.text.x = element_text(size = 8, color = "black", face="italic", angle = 45, hjust=1),
                axis.title.x=element_blank(),
                axis.text.y = element_text(size = 9, vjust = 0.5, color = "black"),
                axis.title.y =element_text(hjust = 0.5, size=9,face="bold",margin=margin(0,12,0,0)))

theme_lolli2 <-  theme_classic() +
                theme(
                legend.position = "none",
                plot.margin = unit(c(0.5,0.2,0.2,1), "cm"),
                axis.text.x = element_blank(),
                axis.title.x=element_blank(),
                axis.text.y = element_text(size = 9, vjust = 0.5, color = "black"),
                axis.title.y =element_text(hjust = 0.5, size=9,face="bold",margin=margin(0,12,0,0)))

# Lollipop graph
con_lolli <-ggplot(final_median, aes(x= species, y=median, color=name))+
  geom_hline(yintercept = 0, linetype = 2, color = "black") +
  geom_linerange(aes(x = species, ymin = median, ymax = 0), position = position_dodge(width = 0.5)) +
  geom_point(position = position_dodge(width = 0.5), size = 3, shape = 18)+
  scale_y_continuous(limits = c(-40, 65), breaks = seq(-40, 60, by = 20))+
  ylab("Conspecific productivity\nper species")+
  scale_color_manual("", values= c("gross" ="#C81ACC","net" = "#F16226", "resp"= "#44AA99"),labels = c("gross" = "gross photosynthesis", "net" = "net photosynthesis", "resp" = "respiration"))+
  scale_x_discrete("", labels = c("Acy_Acy_Acy"="A. cytherea", "Amu_Amu_Amu"="A. muricata", "Mdi_Mdi_Mdi"="M. digitata", "Pve_Pve_Pve"="P. verrucosa", "Pda_Pda_Pda"="P. damicornis", "Spi_Spi_Spi"="S. pistillata", "Plo_Plo_Plo"="P. lobata", "Pcy_Pcy_Pcy"="P. cylindrica", "Pru_Pru_Pru"="P. rus"))+
  annotate("text", x= 2, y = -40, label = "Poritidae", size= 3, fontface="bold" )+
  annotate("text", x= 5, y = -40, label = "Acroporidae", size= 3, fontface="bold" )+
  annotate("text", x= 8, y = -40, label = "Pocilloporidae", size= 3, fontface="bold" )+
  geom_vline(xintercept = 3.5, linetype = 3, color="black")+
  geom_vline(xintercept = 6.5, linetype = 3, color="black")+
  guides(color ="none")+
  theme_lolli2
## ---- chunk 15
#-------------------- diverse heterospecific

mix <- Data %>% filter(category == "mix")
mix_calc <- Data_calc %>%  filter(category == "mix")

# get sum of median per species
mix_r <- mix %>% group_by(species) %>% mutate( median_net = median(exp_obs_net_photo_perc),
                                               median_res = median (exp_obs_respiration_perc),
                                               median_gross = median(exp_obs_gross_photo_perc))

mix_me <- mix_r %>%  summarise(   uni_net_median = unique(median_net),
                                  uni_res_median = unique(median_res),
                                  uni_gross_median = unique(median_gross))

# Calcification measurements
mix_calc_r <- mix_calc %>% group_by(species) %>% mutate( median_calc = median(calc_umol_cm2_h))

mix_me_calc <- mix_calc_r %>%  summarise(uni_calc_median = unique(median_calc))

#get median sum for each species
combi_long <- mix_me %>% separate_rows(species, sep="_")
mesum <- combi_long %>% 
  group_by(species) %>% 
  summarise(
    median_sum_net_mix = sum(uni_net_median),
    median_sum_resp_mix = sum(uni_res_median),
    median_sum_gross_mix = sum(uni_gross_median)
  )

combi_long_calc <- mix_me_calc %>% separate_rows(species, sep="_")
mesum_calc <- combi_long_calc %>% 
  group_by(species) %>% 
  summarise(
    median_sum_calc_mix = sum(uni_calc_median)
  )


# add calc
median_sum_mix <- left_join(mesum, mesum_calc)
median_long_mix <- combi_long


# get columns melted 
sum_median <- median_sum_mix %>% dplyr::select(species, median_sum_net_mix, median_sum_resp_mix, median_sum_gross_mix, median_sum_calc_mix)
final_summedian_mix <- pivot_longer(sum_median, median_sum_net_mix:median_sum_calc_mix)


long_median <- median_long_mix %>% dplyr::select(species, uni_net_median, uni_res_median, uni_gross_median)
final_longmedian_mix <- pivot_longer(long_median, uni_net_median:uni_gross_median)


# name families
final_summedian_mix <- final_summedian_mix %>%
  mutate(family= case_when(
    species == "Amu"~ "Acroporidae",
    species == "Acy"~ "Acroporidae",
    species == "Mdi"~ "Acroporidae",
    species == "Pru"~ "Poritidae",
    species == "Pcy"~ "Poritidae",
    species == "Plo"~ "Poritidae",
    species == "Pve"~ "Pocilloporidae",
    species == "Spi"~ "Pocilloporidae",
    species == "Pda"~ "Pocilloporidae",
    ))

final_longmedian_mix <- final_longmedian_mix %>%
  mutate(family= case_when(
    species == "Amu"~ "Acroporidae",
    species == "Acy"~ "Acroporidae",
    species == "Mdi"~ "Acroporidae",
    species == "Pru"~ "Poritidae",
    species == "Pcy"~ "Poritidae",
    species == "Plo"~ "Poritidae",
    species == "Pve"~ "Pocilloporidae",
    species == "Spi"~ "Pocilloporidae",
    species == "Pda"~ "Pocilloporidae",
    ))

#exclude calcification
 final_summedian_mix <- final_summedian_mix %>% filter(name != "median_sum_calc_mix")
  
# arrange order of factors
 final_summedian_mix$name <-  factor(final_summedian_mix$name, levels = c("median_sum_net_mix", "median_sum_resp_mix", "median_sum_gross_mix"))
 final_summedian_mix$species <-  factor(final_summedian_mix$species, levels = c("Pcy", "Plo", "Pru","Acy", "Amu", "Mdi", "Pda", "Pve","Spi"))
 
  final_longmedian_mix$name <-  factor(final_longmedian_mix$name, levels = c("uni_net_median", "uni_res_median", "uni_gross_median"))
 final_longmedian_mix$species <-  factor(final_longmedian_mix$species, levels = c("Pcy", "Plo", "Pru","Acy", "Amu", "Mdi", "Pda", "Pve","Spi"))
 
 # get in long dataframe extra column with mean per species
 final_longmedian_mix_2 <- final_longmedian_mix %>% 
  group_by(species, name) %>% 
  summarise(
    value_mean = mean(value),
    value = value
  )
 
# Lolopopchart of diversity incubations
div_lolli <- 
  ggplot(final_longmedian_mix_2, aes(x = species, y = value_mean, color=name)) +
    geom_hline(yintercept = 0, linetype = 2, color = "black") +
    geom_linerange(aes(x = species, ymin = value_mean, ymax = 0), position = position_dodge(width = 0.5)) +
    geom_point(position = position_dodge(width = 0.5), size = 3, shape = 18)+
    scale_color_manual("", values= c("uni_gross_median" ="#C81ACC","uni_net_median" = "#F16226", "uni_res_median"= "#44AA99"),labels = c("uni_gross_median" = "gross photosynthesis", "uni_net_median" = "net photosynthesis", "uni_res_median" = "respiration"))+
    geom_point(aes(x=species, y=value, fill=name), position = position_dodge(width = 0.5), size=0.5, shape=21, color="black")+
    ylab("Species contribution\nto multi-family productivity")+
    scale_fill_manual("", values= c("uni_gross_median" ="#C81ACC","uni_net_median" = "#F16226", "uni_res_median"= "#44AA99"),labels = c("uni_gross_median" = "gross photosynthesis", "uni_net_median" = "net photosynthesis", "uni_res_median" = "respiration"))+
    scale_x_discrete("", labels = c("Acy"="A. cytherea", "Amu"="A. muricata", "Mdi"="M. digitata", "Pve"="P. verrucosa", "Pda"="P. damicornis", "Spi"="S. pistillata", "Plo"="P. lobata", "Pcy"="P. cylindrica", "Pru"="P. rus"))+
    scale_y_continuous(limits = c(-40, 65), breaks = seq(-40, 60, by = 20))+
    annotate("text", x= 2, y = -40, label = "Poritidae", size= 3, fontface="bold" )+
    annotate("text", x= 5, y = -40, label = "Acroporidae", size= 3, fontface="bold" )+
    annotate("text", x= 8, y = -40, label = "Pocilloporidae", size= 3, fontface="bold" )+
    geom_vline(xintercept = 3.5, linetype = 3, color="black")+
    geom_vline(xintercept = 6.5, linetype = 3, color="black")+
    guides(fill ="none", color="none")+
    theme_lolli2
## ---- chunk 16
# get average median value
mix_dif <-  final_longmedian_mix %>%
  group_by(species, name) %>% 
  summarise(
    value_mean = mean(value)
  )

mix_dif <- mix_dif %>% mutate(value_mean = abs(value_mean))

mix_dif <- mix_dif%>% 
  mutate(name= fct_recode(name, "net" = "uni_net_median",
                          "resp" = "uni_res_median",
                          "gross" = "uni_gross_median"))

# get average median value  conspecific
con_dif <- final_median %>% select(species, name, median)

con_dif <- con_dif%>% 
  mutate(species= fct_recode(species, "Acy" = "Acy_Acy_Acy",
                                    "Amu" = "Amu_Amu_Amu",
                                    "Mdi" = "Mdi_Mdi_Mdi",
                                    "Pve" = "Pve_Pve_Pve",
                                    "Pda" = "Pda_Pda_Pda",
                                    "Spi" = "Spi_Spi_Spi", 
                                    "Plo" = "Plo_Plo_Plo",
                                    "Pcy" = "Pcy_Pcy_Pcy",
                                    "Pru" = "Pru_Pru_Pru"))

con_dif <- con_dif %>% mutate(median = abs(median))

mix_con_dif <- full_join(mix_dif, con_dif)

# calculate difference
mix_con_dif <- mix_con_dif %>% mutate(minus= median - value_mean)

differ_lolli <- 
  ggplot(mix_con_dif, aes(x = species, y = minus, color=name)) +
    geom_hline(yintercept = 0, linetype = 2, color = "black") +
    geom_linerange(aes(x = species, ymin = minus, ymax = 0), position = position_dodge(width = 0.5)) +
    geom_point(position = position_dodge(width = 0.5), size = 3, shape = 18)+
    ylab("Effect strength\n(conspecific vs multi-family)")+
    scale_color_manual("", values= c("gross" ="#C81ACC","net" = "#F16226", "resp"= "#44AA99"),labels = c("gross" = "gross photosynthesis", "net" = "net photosynthesis", "resp" = "respiration"))+
    scale_x_discrete("", labels = c("Acy"="A. cytherea", "Amu"="A. muricata", "Mdi"="M. digitata", "Pve"="P. verrucosa", "Pda"="P. damicornis", "Spi"="S. pistillata", "Plo"="P. lobata", "Pcy"="P. cylindrica", "Pru"="P. rus"))+
    scale_y_continuous(limits = c(-40, 65), breaks = seq(-40, 60, by = 20))+
    geom_segment(aes(x = 9.3, y = 1.5, xend = 9.3, yend = 65), size=0.5, color = "black",
                 lineend = "round", linejoin = "round",
                  arrow = arrow(length = unit(0.2, "cm")))+
    geom_segment(aes(x = 9.3, y = -1.5, xend = 9.3, yend = -40), size=0.5, color = "black",
                 lineend = "round", linejoin = "round",
                  arrow = arrow(length = unit(0.2, "cm")))+
    annotate("text", x= 9.5, y = 32, label = "Conspecific", size= 2.9, fontface="bold", angle= 90 )+
    annotate("text", x= 9.5, y = -22, label = "Multi-family", size= 2.9, fontface="bold", angle= 90 )+
    annotate("text", x= 2, y = -40, label = "Poritidae", size= 3, fontface="bold" )+
    annotate("text", x= 5, y = -40, label = "Acroporidae", size= 3, fontface="bold" )+
    annotate("text", x= 8, y = -40, label = "Pocilloporidae", size= 3, fontface="bold" )+
    geom_vline(xintercept = 3.5, linetype = 3, color="black")+
    geom_vline(xintercept = 6.5, linetype = 3, color="black")+
    theme_lolli

## ---- chunk 17
# combine median lollipop graphs of conspecific and diversity incubations

# arrange median mix and conspecific
arranged_condiv_lolli <-
        con_lolli + div_lolli + differ_lolli+
          plot_layout( ncol = 1, nrow =3) +
          plot_annotation(tag_levels = list(c("a)","b)", "c)"))) &
          theme(plot.tag = element_text(size = 12, face="bold"),
                plot.tag.position = c(0.01,0.99),
                legend.position = "bottom",
                legend.text = element_text(size = 10))


ggsave("Graphs/con_div_median_expob_lolli.png", width=7, height=8, limitsize=FALSE, dpi= 700, arranged_condiv_lolli)
## ---- chunk 18
# conspecific incubations
mean_net <- con_net %>% group_by(species) %>% summarise(mean_net= round(mean(exp_obs_net_photo_perc),1),
                                                        sd_net=round(sd(exp_obs_net_photo_perc),1))
mean_resp <- con_resp %>% group_by(species) %>% summarise(mean_resp= round(mean(exp_obs_respiration_perc),1),
                                                        sd_resp=round(sd(exp_obs_respiration_perc),1))
mean_gross <- con_gross %>% group_by(species) %>% summarise(mean_gross= round(mean(exp_obs_gross_photo_perc),1),
                                                        sd_gross=round(sd(exp_obs_gross_photo_perc),1))

mean_con <- mean_net %>% left_join(mean_resp, by= "species") %>% left_join(mean_gross, by= "species")

write.csv(mean_con, "Graphs/mean_con_exp_obs.csv")

# diversity incubations
mean_net <- mix_net %>% group_by(species) %>% summarise(mean_net= round(mean(exp_obs_net_photo_perc),1),
                                                        sd_net=round(sd(exp_obs_net_photo_perc),1))
mean_resp <- mix_resp %>% group_by(species) %>% summarise(mean_resp= round(mean(exp_obs_respiration_perc),1),
                                                        sd_resp=round(sd(exp_obs_respiration_perc),1))
mean_gross <- mix_gross %>% group_by(species) %>% summarise(mean_gross= round(mean(exp_obs_gross_photo_perc),1),
                                                        sd_gross=round(sd(exp_obs_gross_photo_perc),1))

mean_mix <- mean_net %>% left_join(mean_resp, by= "species") %>% left_join(mean_gross, by= "species")

write.csv(mean_mix, "Graphs/mean_mix_exp_obs.csv")
## ---- chunk 19
Net_bio <- Net_melt %>%  filter(category == "biomass")
Net_bio <- Net_bio %>% filter(category == "biomass")
dif_net_bio <- with(Net_bio, Netphoto[Label == "Net Photo"] - Netphoto[Label == "ExpNet Photo"])

shapiro.test(dif_net_bio) # test
hist(dif_net_bio,xlab='Differences') # check graphically
qqnorm(dif_net_bio) 
qqline(dif_net_bio)

 Net_bio %>%
   group_by(species) %>%
   pairwise_t_test(
     Netphoto ~ Label,
     paired = TRUE,
     p.adjust.method = "bonferroni")
 
 
Resp_bio <- Resp_melt %>%  filter(category == "biomass")
Resp_bio <- Resp_bio %>% filter(category == "biomass")
dif_Resp_bio <- with(Resp_bio, Resp[Label == "Resp"] - Resp[Label == "ExpResp"])

shapiro.test(dif_Resp_bio) # test
hist(dif_Resp_bio,xlab='Differences') # check graphically
qqnorm(dif_Resp_bio) 
qqline(dif_Resp_bio)

 Resp_bio %>%
   group_by(species) %>%
   pairwise_t_test(
     Resp ~ Label,
     paired = TRUE,
     p.adjust.method = "bonferroni")
 
 
 Gross_bio <- Gross_melt %>%  filter(category == "biomass")
Gross_bio <- Gross_bio %>% filter(category == "biomass")
dif_Gross_bio <- with(Gross_bio, Grossphoto[Label == "Gross Photo"] - Grossphoto[Label == "ExpGross Photo"])

shapiro.test(dif_Gross_bio) # test
hist(dif_Gross_bio,xlab='Differences') # check graphically
qqnorm(dif_Gross_bio) 
qqline(dif_Gross_bio)

 Gross_bio %>%
   group_by(species) %>%
   pairwise_t_test(
     Grossphoto ~ Label,
     paired = TRUE,
     p.adjust.method = "bonferroni")
 
 
 Calc_bio <- Calc_melt %>%  filter(category == "biomass")
Calc_bio <- Calc_bio %>% filter(category == "biomass")
dif_Calc_bio <- with(Calc_bio, Calc[Label == "Calc"] - Calc[Label == "ExpCalc"])

shapiro.test(dif_Calc_bio) # test
hist(dif_Calc_bio,xlab='Differences') # check graphically
qqnorm(dif_Calc_bio) 
qqline(dif_Calc_bio)

 Calc_bio %>%
   group_by(species) %>%
   pairwise_t_test(
     Calc ~ Label,
     paired = TRUE,
     p.adjust.method = "bonferroni")
